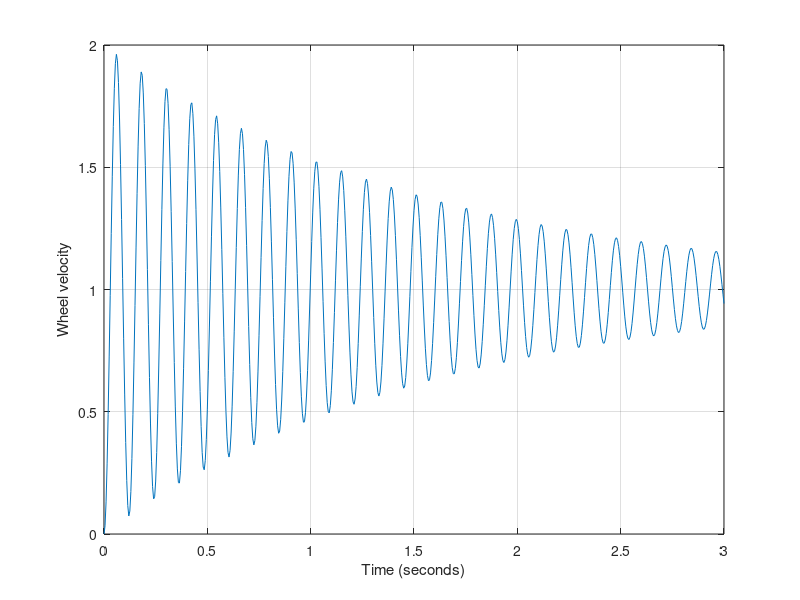

Write the MATLAB code that produced this figure.
% Chapter 2: Figure 2.65
%   Step response of the traction motor wheel velocity.
%
num=[5400]; den=[2 2.5 5402];
sys=tf(num,den);
t=[0:0.005:3];
[y,t]=step(sys,t);
plot(t,y),grid
xlabel('Time (seconds)')
ylabel('Wheel velocity')
